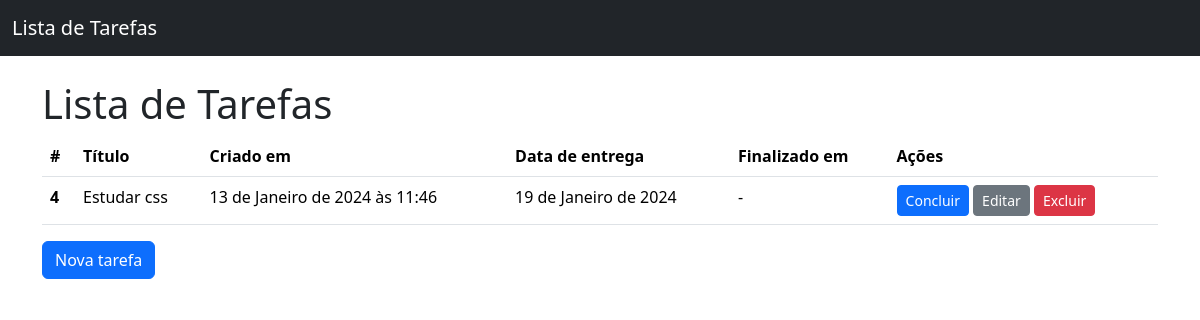
Before: / with the older database file.
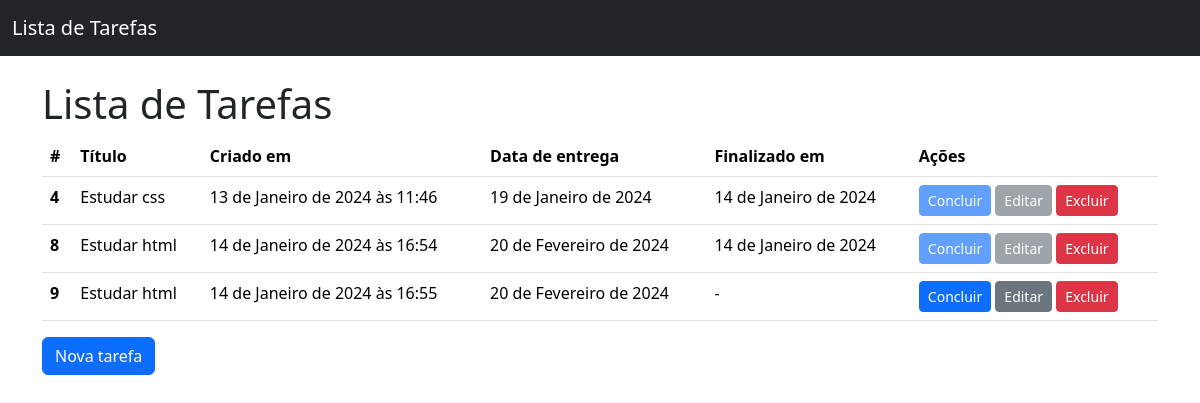
After: the same page with the newer database file.
### todos/models.py (models this page shows, shortened)
class Todo(models.Model):
   title= models.CharField(verbose_name="Título",max_length=100,null=False,blank=False)
   created_at= models.DateTimeField(auto_now_add=True,null=False, blank=False)
   deadline=models.DateField(verbose_name="Data de entrega",null=False,blank=False)
   finished=models.DateField(null=True)
   class Meta:
        ordering = ['deadline']

### todos/views.py (the view)
# urls.py: path('',TodoListView.as_view(), name="todo_list"),
class TodoListView(ListView):
  model=Todo

### todos/templates/todos/todo_list.html (shortened to what this page needs)
{% extends 'base.html' %}
{% block page_title %}
  Lista de Tarefas
{% endblock page_title %}
{% block content %}
  <h1>Lista de Tarefas</h1>
{% if todo_list%}
    <table class="table">
      <thead>
        <tr>
          <th scope="col">#</th>
          <th scope="col">Título</th>
          <th scope="col">Criado em</th>
          <th scope="col">Data de entrega</th>
          <th scope="col">Finalizado em </th>
          <th scope="col">Ações</th>
        </tr>
      </thead>
      <tbody>
        {% for todo in todo_list %}
        <tr>
          <th scope="row">{{todo.pk}}</th>
          <td>{{todo.title}}</td>
          <td>{{todo.created_at}}</td>
          <td>{{todo.deadline}}</td>
          <td>{{todo.finished|default:"-"}}</td>
          <td>
             <a href="{% url 'todo_complete' pk=todo.pk %}" class="btn btn-primary btn-sm {% if todo.finished %}disabled{% endif %}">
                 Concluir
               </a>
                <a href="{% url 'todo_update' pk=todo.pk %}" class="btn btn-secondary btn-sm {% if todo.finished %}disabled{% endif %}">
                    Editar
                 </a>
            <a href="{% url 'todo_delete' pk=todo.pk %}" class="btn btn-danger btn-sm">Excluir</a>
          </td>
        </tr>
        {% endfor %}
      </tbody>
    </table>
    {% else %}
    <p>Não há tarefas cadastradas</p>
  {% endif %}
    <a href="{% url 'todo_create'%}" class="btn btn-primary">Nova tarefa</a>
{% endblock content %}

### todos/templates/base.html (shortened to what this page needs)
<!doctype html>
<html lang="pt-br">
  <head>
    <link href="https://cdn.jsdelivr.net/npm/bootstrap@5.3.2/dist/css/bootstrap.min.css" rel="stylesheet">
  </head>
  <body>
    <nav class="navbar bg-dark mb-4 " data-bs-theme="dark">
        <div class="container-fluid">
             <a class="navbar-brand" href="{% url 'todo_list' %}">
             {% block page_title %}
             {% endblock page_title %}
               </a>
        </div>
    </nav>
  <main class= "container">
   {% block content %}
   {% endblock content %}
  </main>
  </body>
</html>

Changed rows visible on the page:
changed Todo "Estudar css": finished "-" → "14 de Janeiro de 2024"
added Todo: pk "8", title "Estudar html", created_at "14 de Janeiro de 2024 às 16:54", deadline "20 de Fevereiro de 2024", finished "14 de Janeiro de 2024"
added Todo: pk "9", title "Estudar html", created_at "14 de Janeiro de 2024 às 16:55", deadline "20 de Fevereiro de 2024", finished "-"
